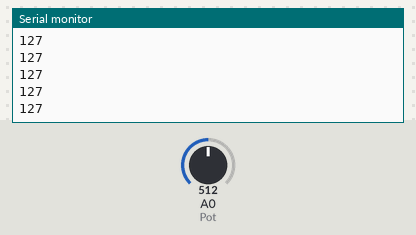
A sketch run on a simulated Arduino Uno, built with avr-gcc and run on an emulated ATmega328P. On the bench: the last lines printed to the serial monitor. The test bench sets the inputs (shaded band); at power-on: A0 (Pot) = 512.

Above: at 1.2 s.
1.3 s: A0 (Pot) set to 716
At 1.32 s:
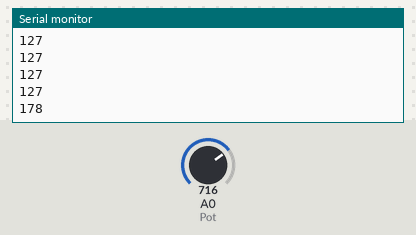
2.8 s: A0 (Pot) set to 900
At 2.83 s:
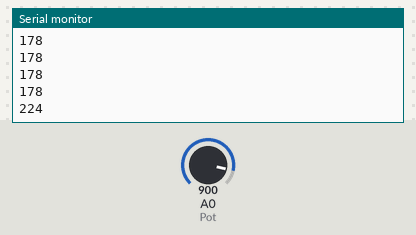
Timing chart, 0 to 5.8 s (numbered marks = the images above; inputs shaded):
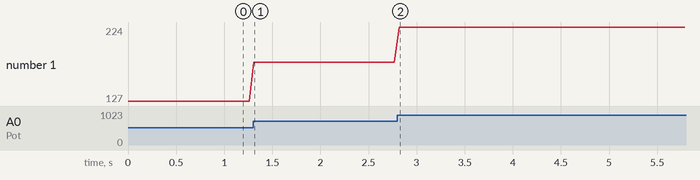

The sketch:

primer_18_arduino.ino
```cpp
const int Pot= A0;

void setup()
{
  Serial.begin (9600);
}

void loop()
{
 int val = map(analogRead(Pot),0,1023,0,255);
 Serial.println(val);
 delay(50);

}
```

Measured:
- after the input at 1.3 s, the serial monitor: prints a new line at once (image 1)
- after the input at 2.8 s, the serial monitor: prints a new line at once (image 2)
- plotted number 1: 127 → 178 after the input at 1.3 s, 178 → 224 after the input at 2.8 s
